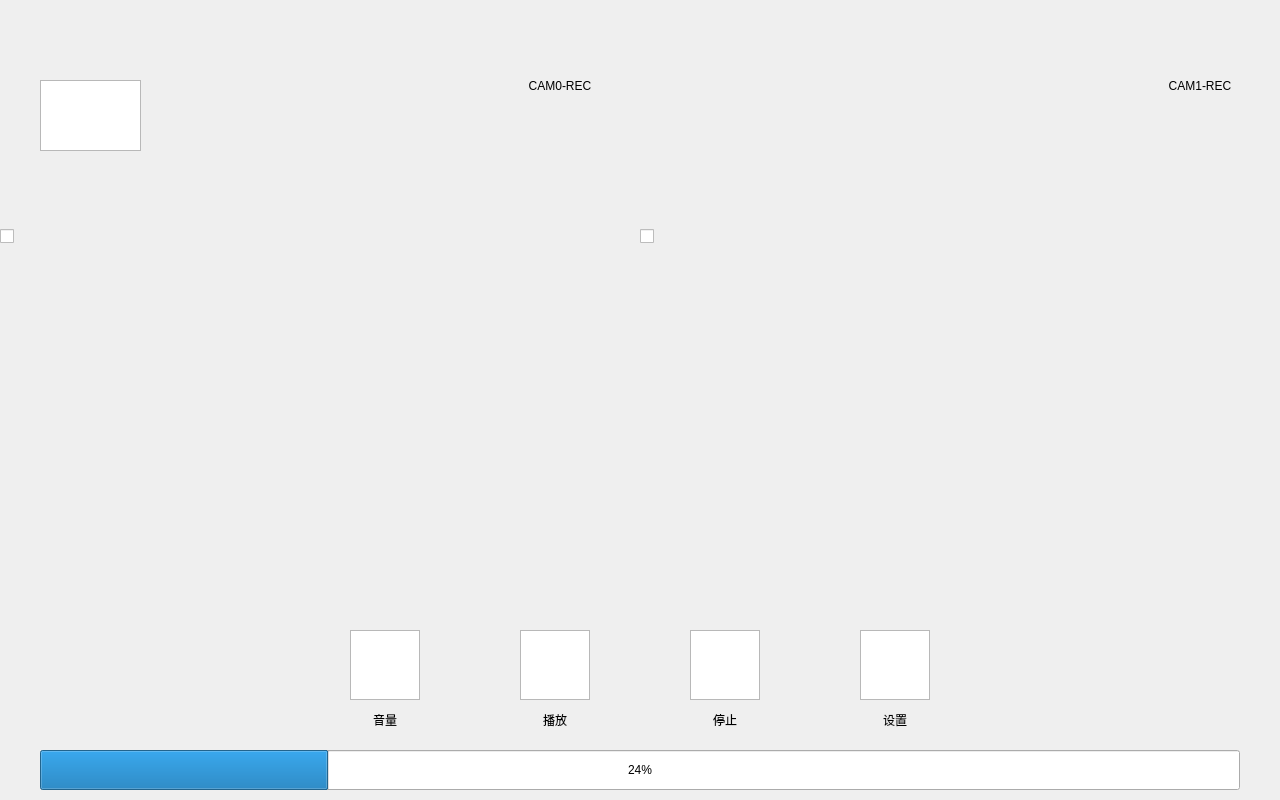
<?xml version="1.0" encoding="UTF-8"?>
<ui version="4.0">
 <class>RecordAndPlay</class>
 <widget class="QDialog" name="RecordAndPlay">
  <property name="geometry">
   <rect>
    <x>0</x>
    <y>0</y>
    <width>1280</width>
    <height>800</height>
   </rect>
  </property>
  <property name="windowTitle">
   <string>Dialog</string>
  </property>
  <widget class="QGraphicsView" name="gv_voice">
   <property name="geometry">
    <rect>
     <x>350</x>
     <y>630</y>
     <width>70</width>
     <height>70</height>
    </rect>
   </property>
  </widget>
  <widget class="QLabel" name="tl_voice">
   <property name="geometry">
    <rect>
     <x>350</x>
     <y>700</y>
     <width>70</width>
     <height>40</height>
    </rect>
   </property>
   <property name="text">
    <string>音量</string>
   </property>
   <property name="alignment">
    <set>Qt::AlignCenter</set>
   </property>
  </widget>
  <widget class="QLabel" name="tl_play_pause">
   <property name="geometry">
    <rect>
     <x>520</x>
     <y>700</y>
     <width>70</width>
     <height>40</height>
    </rect>
   </property>
   <property name="text">
    <string>播放</string>
   </property>
   <property name="alignment">
    <set>Qt::AlignCenter</set>
   </property>
  </widget>
  <widget class="QGraphicsView" name="gv_play_pause">
   <property name="geometry">
    <rect>
     <x>520</x>
     <y>630</y>
     <width>70</width>
     <height>70</height>
    </rect>
   </property>
  </widget>
  <widget class="QLabel" name="tl_stop">
   <property name="geometry">
    <rect>
     <x>690</x>
     <y>700</y>
     <width>70</width>
     <height>40</height>
    </rect>
   </property>
   <property name="text">
    <string>停止</string>
   </property>
   <property name="alignment">
    <set>Qt::AlignCenter</set>
   </property>
  </widget>
  <widget class="QGraphicsView" name="gv_stop">
   <property name="geometry">
    <rect>
     <x>690</x>
     <y>630</y>
     <width>70</width>
     <height>70</height>
    </rect>
   </property>
  </widget>
  <widget class="QLabel" name="tl_setting">
   <property name="geometry">
    <rect>
     <x>860</x>
     <y>700</y>
     <width>70</width>
     <height>40</height>
    </rect>
   </property>
   <property name="text">
    <string>设置</string>
   </property>
   <property name="alignment">
    <set>Qt::AlignCenter</set>
   </property>
  </widget>
  <widget class="QGraphicsView" name="gv_setting">
   <property name="geometry">
    <rect>
     <x>860</x>
     <y>630</y>
     <width>70</width>
     <height>70</height>
    </rect>
   </property>
  </widget>
  <widget class="QCheckBox" name="cam0_switch">
   <property name="geometry">
    <rect>
     <x>0</x>
     <y>56</y>
     <width>640</width>
     <height>360</height>
    </rect>
   </property>
  </widget>
  <widget class="QLabel" name="tl_rec00">
   <property name="geometry">
    <rect>
     <x>480</x>
     <y>56</y>
     <width>160</width>
     <height>60</height>
    </rect>
   </property>
   <property name="text">
    <string>CAM0-REC</string>
   </property>
   <property name="alignment">
    <set>Qt::AlignCenter</set>
   </property>
  </widget>
  <widget class="QCheckBox" name="cam1_switch">
   <property name="geometry">
    <rect>
     <x>640</x>
     <y>56</y>
     <width>640</width>
     <height>360</height>
    </rect>
   </property>
  </widget>
  <widget class="QLabel" name="tl_rec01">
   <property name="geometry">
    <rect>
     <x>1120</x>
     <y>56</y>
     <width>160</width>
     <height>60</height>
    </rect>
   </property>
   <property name="text">
    <string>CAM1-REC</string>
   </property>
   <property name="alignment">
    <set>Qt::AlignCenter</set>
   </property>
  </widget>
  <widget class="QProgressBar" name="progress_bar">
   <property name="geometry">
    <rect>
     <x>40</x>
     <y>750</y>
     <width>1200</width>
     <height>40</height>
    </rect>
   </property>
   <property name="value">
    <number>24</number>
   </property>
  </widget>
  <widget class="QGraphicsView" name="return_btn">
   <property name="geometry">
    <rect>
     <x>40</x>
     <y>80</y>
     <width>101</width>
     <height>71</height>
    </rect>
   </property>
  </widget>
  <zorder>cam0_switch</zorder>
  <zorder>cam1_switch</zorder>
  <zorder>gv_voice</zorder>
  <zorder>tl_voice</zorder>
  <zorder>tl_play_pause</zorder>
  <zorder>gv_play_pause</zorder>
  <zorder>tl_stop</zorder>
  <zorder>gv_stop</zorder>
  <zorder>tl_setting</zorder>
  <zorder>gv_setting</zorder>
  <zorder>tl_rec01</zorder>
  <zorder>tl_rec00</zorder>
  <zorder>progress_bar</zorder>
  <zorder>return_btn</zorder>
 </widget>
 <resources/>
 <connections/>
</ui>
